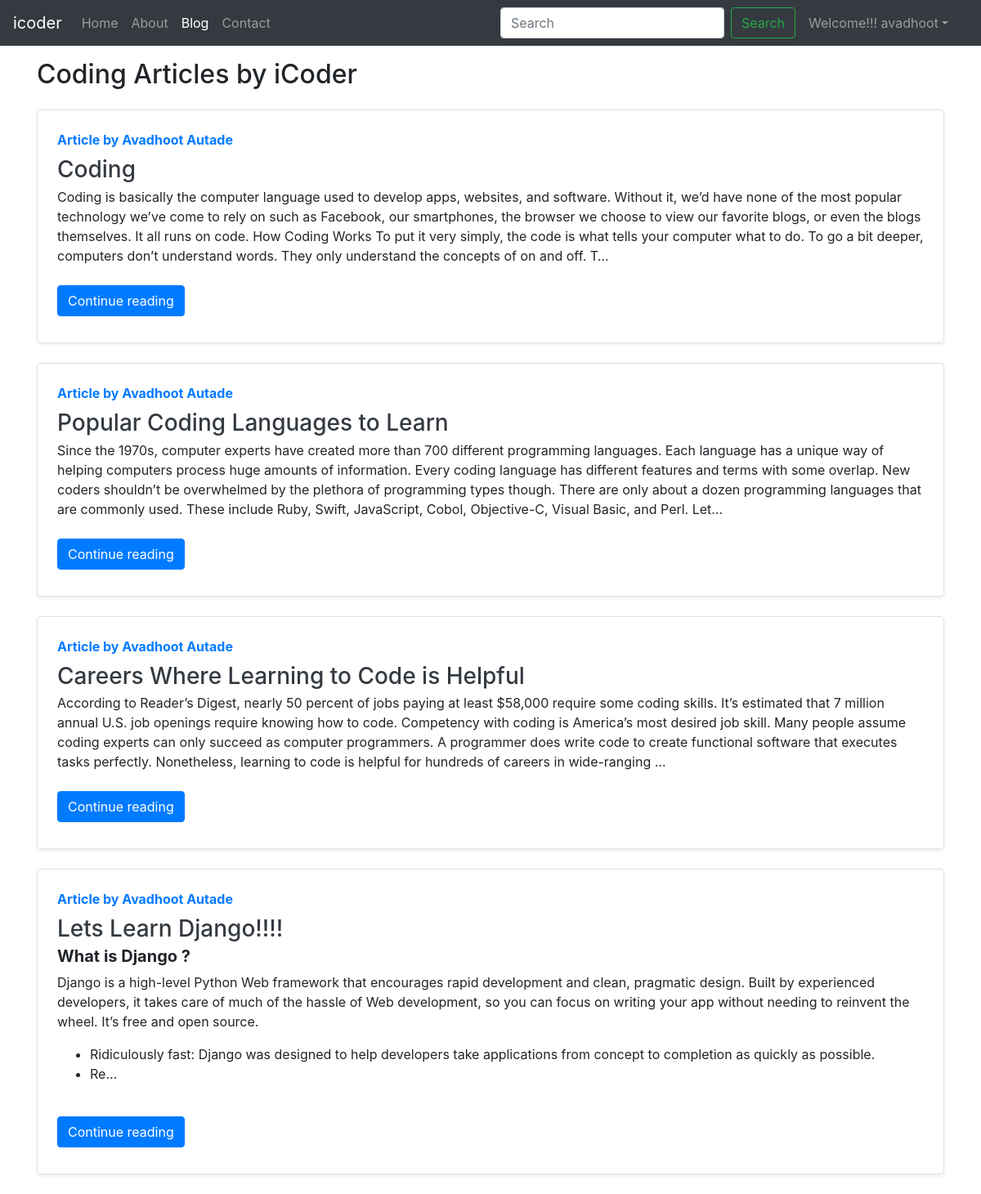
Page /blog/ (signed in) on the committed database.
### blog/models.py (models this page shows, shortened)
class Post(models.Model):
    sno=models.AutoField(primary_key=True)
    title=models.CharField(max_length=255)
    author=models.CharField(max_length=40)
    slug=models.CharField(max_length=130)
    timeStamp=models.DateTimeField(blank=True)
    content=models.TextField()

### blog/views.py (the view)
# urls.py: path('', views.blogHome, name="bloghome"),
def blogHome(request):
    allPosts= Post.objects.all()
    context={'allPosts': allPosts}
    return render(request, "blog/blogHome.html", context)

### templates/blog/blogHome.html (shortened to what this page needs)
{% extends 'base.html' %}
{% block blogactive %} active {% endblock blogactive %}
{% block body %}
<div class="container my-3">
    <h2>Coding Articles by iCoder</h2>
    {% for post in allPosts %}
    <div class="row no-gutters border rounded overflow-hidden flex-md-row mb-4 shadow-sm h-md-250 my-4 position-relative">
        <div class="col p-4 d-flex flex-column position-static">
            <strong class="d-inline-block mb-2 text-primary">Article  by {{post.author}}</strong>
            <h3 class="mb-0"><a class="text-dark" href="/blog/{{post.slug}}">{{post.title}}</a></h3>
            <p class="card-text mb-auto"><div class="preview">{{post.content|safe| truncatechars:500}}</div></p>
            <div class="my-2">
            	<a href="/blog/{{post.slug}}" role="button" class="btn btn-primary">Continue reading</a>
            </div>
        </div>
        </div>
        {% endfor %}
    </div>
 {% endblock %}

### templates/base.html (shortened to what this page needs)
<!doctype html>
<html lang="en">
  <head>
    <link rel="stylesheet" href="https://cdn.jsdelivr.net/npm/bootstrap@4.5.3/dist/css/bootstrap.min.css">
  </head>
  <body>
    <nav class="navbar navbar-expand-lg navbar-dark bg-dark">
        <a class="navbar-brand" href="/">icoder</a>
        <div class="collapse navbar-collapse" id="navbarSupportedContent">
          <ul class="navbar-nav mr-auto">
            <li class="nav-item {% block homeactive %} {% endblock homeactive %}">
              <a class="nav-link" href="/">Home <span class="sr-only">(current)</span></a>
            </li>
            <li class="nav-item {% block aboutactive %} {% endblock aboutactive %}">
              <a class="nav-link" href="/about">About</a>
            </li>
             <li class="nav-item {% block blogactive %} {% endblock blogactive %}">
              <a class="nav-link" href="/blog">Blog</a>
            </li>
             <li class="nav-item {% block contactactive %} {% endblock contactactive %}">
              <a class="nav-link" href="/contact">Contact</a>
            </li>
          </ul>
          <form method='get' action='/search'class="form-inline my-2 my-lg-0">
            <input class="form-control mr-sm-2" type="search" placeholder="Search" aria-label="Search" name='query' id='query'>
            <button class="btn btn-outline-success my-2 my-sm-0" type="submit">Search</button>
            <div class="mx-2">
          {% if user.is_authenticated %}
          <ul class="navbar-nav mr-2">
<li class="nav-item dropdown">
<a class="nav-link dropdown-toggle" href='#' id="navbarDropdown" role="button" data-toggle="dropdown"> Welcome!!! {{request.user}}</a>
      </li>
      </ul>
      </div>
          {% else %}
          <button type="button" class="btn btn-danger" data-toggle="modal" data-target="#loginModal">LOG-IN</button>
          <button type="button" class="btn btn-danger" data-toggle="modal" data-target="#signupModal">SIGN-UP</button>
          {% endif %}
        </div>
      </nav>
      {% block body %}  {% endblock body %}
  </body>
</html>

### rows in the picture
Post: author "Avadhoot Autade", title "Coding", content "Coding is basically the computer language used to develop apps, websites, and software. Without it, we’d have none of the most popular technology we’ve come to rely on such as Facebook, our smartphones, the browser we choose to view our favorite blogs, or even the blogs themselves. It all runs on code. How Coding Works To put it very simply, the code is what tells your computer what to do. To go a bit deeper, computers don’t understand words. They only understand the concepts of on and off. T…"
Post: author "Avadhoot Autade", title "Popular Coding Languages to Learn", content "Since the 1970s, computer experts have created more than 700 different programming languages. Each language has a unique way of helping computers process huge amounts of information. Every coding language has different features and terms with some overlap. New coders shouldn’t be overwhelmed by the plethora of programming types though. There are only about a dozen programming languages that are commonly used. These include Ruby, Swift, JavaScript, Cobol, Objective-C, Visual Basic, and Perl. Let…"
Post: author "Avadhoot Autade", title "Careers Where Learning to Code is Helpful", content "According to Reader’s Digest, nearly 50 percent of jobs paying at least $58,000 require some coding skills. It’s estimated that 7 million annual U.S. job openings require knowing how to code. Competency with coding is America’s most desired job skill. Many people assume coding experts can only succeed as computer programmers. A programmer does write code to create functional software that executes tasks perfectly. Nonetheless, learning to code is helpful for hundreds of careers in wide-ranging …"
Post: author "Avadhoot Autade", title "Lets Learn Django!!!!", content "What is Django ? Django is a high-level Python Web framework that encourages rapid development and clean, pragmatic design. Built by experienced developers, it takes care of much of the hassle of Web development, so you can focus on writing your app without needing to reinvent the wheel. It’s free and open source. Ridiculously fast: Django was designed to help developers take applications from concept to completion as quickly as possible. Re…"

### other values in the picture
{{ request.user }} "avadhoot"
